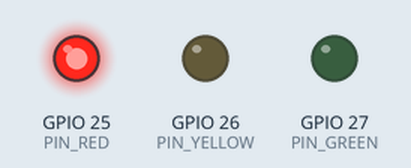
A sketch run on a simulated ESP32. Parts: output pins drawn as LEDs (lit = HIGH). WiFi joins after 1.5 s; servers stay silent unless stated; what the sketch prints to the serial monitor is not drawn.

Above: at 16.0 s.
At 42.5 s:
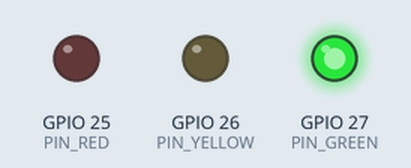
At 57.5 s:
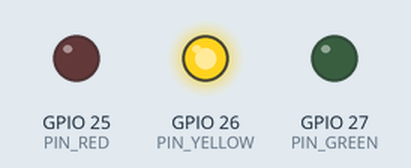
Timing chart, 0 to 80.0 s (numbered marks = the images above):
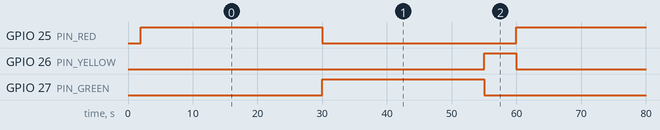

The sketch:

signal_controller.ino
```cpp
#include <WiFi.h>
#include <ESPAsyncWebServer.h>

const char* ssid = "YOUR_SSID";
const char* password = "YOUR_PASSWORD";

const int PIN_RED = 25;
const int PIN_YELLOW = 26;
const int PIN_GREEN = 27;

AsyncWebServer server(80);

enum SignalState { RED, YELLOW, GREEN, OVERRIDE };
SignalState currentState = RED;

// Normal Cycle Timing
unsigned long previousMillis = 0;
const long intervalRed = 30000;
const long intervalYellow = 5000;
const long intervalGreen = 25000;

void setLEDs(bool r, bool y, bool g) {
  digitalWrite(PIN_RED, r ? HIGH : LOW);
  digitalWrite(PIN_YELLOW, y ? HIGH : LOW);
  digitalWrite(PIN_GREEN, g ? HIGH : LOW);
}

void setup() {
  Serial.begin(115200);
  pinMode(PIN_RED, OUTPUT);
  pinMode(PIN_YELLOW, OUTPUT);
  pinMode(PIN_GREEN, OUTPUT);

  WiFi.begin(ssid, password);
  while (WiFi.status() != WL_CONNECTED) {
    delay(1000);
    Serial.println("Connecting to WiFi..");
  }
  Serial.println(WiFi.localIP());

  server.on("/override", HTTP_POST, [](AsyncWebServerRequest *request){
    currentState = OVERRIDE;
    setLEDs(false, false, true); // Strict Green
    request->send(200, "application/json", "{\"status\":\"GREEN\"}");
  });

  server.on("/restore", HTTP_POST, [](AsyncWebServerRequest *request){
    currentState = RED;
    previousMillis = millis(); // Reset cycle
    setLEDs(true, false, false);
    request->send(200, "application/json", "{\"status\":\"RESTORED\"}");
  });

  server.on("/status", HTTP_GET, [](AsyncWebServerRequest *request){
    String stateStr = (currentState == OVERRIDE) ? "green_override" : "normal";
    request->send(200, "application/json", "{\"status\":\"" + stateStr + "\"}");
  });

  server.begin();
  setLEDs(true, false, false); // Start RED
}

void loop() {
  if (currentState == OVERRIDE) return;

  unsigned long currentMillis = millis();

  if (currentState == RED && currentMillis - previousMillis >= intervalRed) {
    currentState = GREEN;
    previousMillis = currentMillis;
    setLEDs(false, false, true);
  } else if (currentState == GREEN && currentMillis - previousMillis >= intervalGreen) {
    currentState = YELLOW;
    previousMillis = currentMillis;
    setLEDs(false, true, false);
  } else if (currentState == YELLOW && currentMillis - previousMillis >= intervalYellow) {
    currentState = RED;
    previousMillis = currentMillis;
    setLEDs(true, false, false);
  }
}
```

Measured:
- by itself, GPIO 25 (PIN_RED): alternates HIGH for 30.0 s and LOW for 30.0 s
- by itself, GPIO 26 (PIN_YELLOW): alternates HIGH for 5.0 s and LOW for 55.0 s
- by itself, GPIO 27 (PIN_GREEN): alternates HIGH for 25.0 s and LOW for 35.0 s
